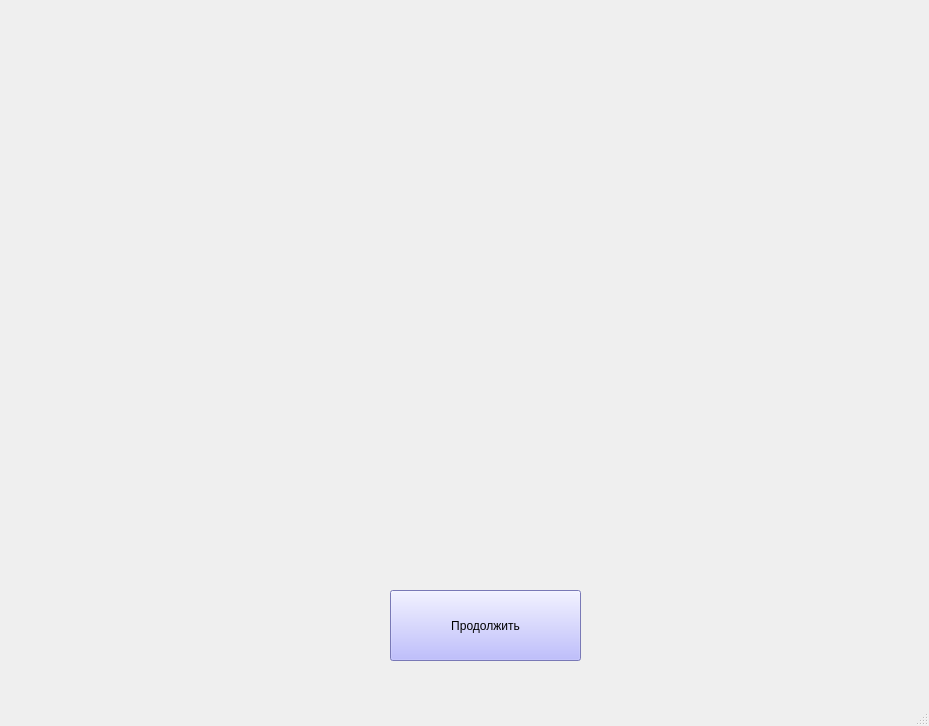
<?xml version="1.0" encoding="UTF-8"?>
<ui version="4.0">
 <class>MainWindow</class>
 <widget class="QMainWindow" name="MainWindow">
  <property name="geometry">
   <rect>
    <x>0</x>
    <y>0</y>
    <width>929</width>
    <height>726</height>
   </rect>
  </property>
  <property name="windowTitle">
   <string>Изображение</string>
  </property>
  <widget class="QWidget" name="centralwidget">
   <widget class="QLabel" name="label">
    <property name="geometry">
     <rect>
      <x>190</x>
      <y>10</y>
      <width>521</width>
      <height>321</height>
     </rect>
    </property>
    <property name="text">
     <string/>
    </property>
   </widget>
   <widget class="QPushButton" name="btn">
    <property name="geometry">
     <rect>
      <x>390</x>
      <y>590</y>
      <width>191</width>
      <height>71</height>
     </rect>
    </property>
    <property name="styleSheet">
     <string notr="true">font: 16pt &quot;MS Shell Dlg 2&quot;;
background-color: rgb(170, 170, 255);</string>
    </property>
    <property name="text">
     <string>Продолжить</string>
    </property>
    <property name="shortcut">
     <string>Return</string>
    </property>
   </widget>
   <widget class="QLabel" name="lbl">
    <property name="geometry">
     <rect>
      <x>100</x>
      <y>20</y>
      <width>521</width>
      <height>521</height>
     </rect>
    </property>
    <property name="text">
     <string/>
    </property>
   </widget>
  </widget>
  <widget class="QMenuBar" name="menubar">
   <property name="geometry">
    <rect>
     <x>0</x>
     <y>0</y>
     <width>929</width>
     <height>26</height>
    </rect>
   </property>
  </widget>
  <widget class="QStatusBar" name="statusbar"/>
 </widget>
 <resources/>
 <connections/>
</ui>
